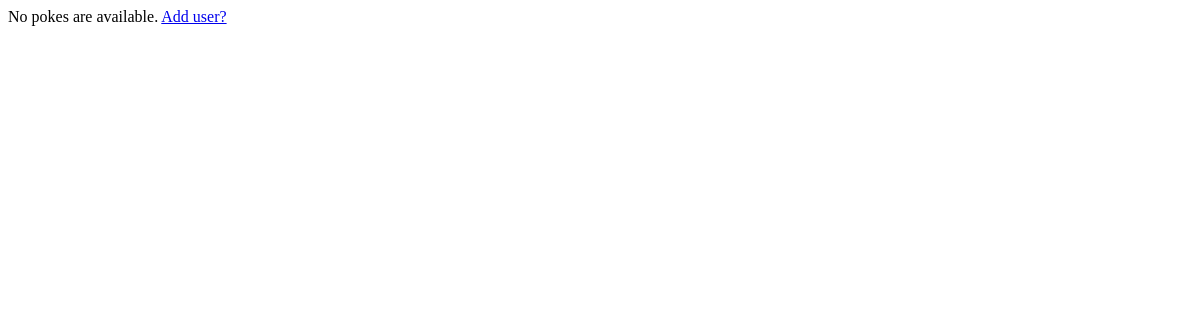
The page /pokes/ on the database as committed earlier.
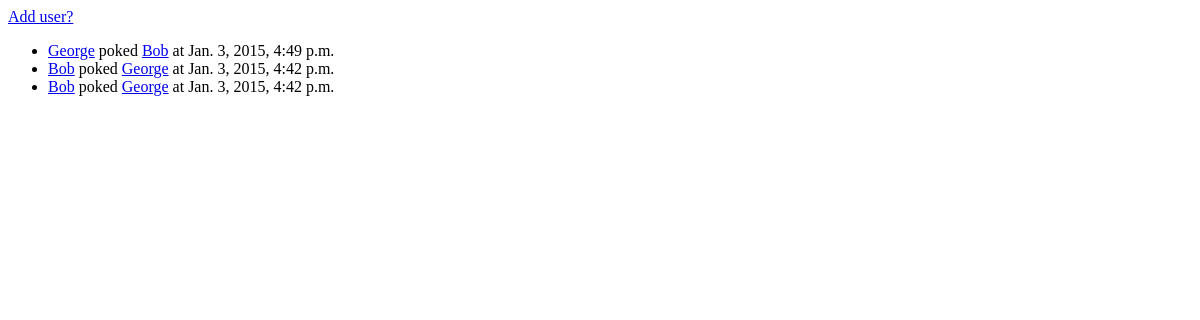
The same page on the database as committed later.
### pokes/models.py (models this page shows, shortened)
class Poke(models.Model):
  send_user = models.ForeignKey(User, related_name="poker")
  receive_user = models.ForeignKey(User, related_name="pokee")
  poke_date = models.DateTimeField('date poked')
  def was_poked_recently(self):
    now = timezone.now()
    return now - datetime.timedelta(days=1) <= self.poke_date <= now
  was_poked_recently.admin_order_field = 'poke_date'
  was_poked_recently.boolean = True
  was_poked_recently.short_description = 'Poked recently?'

class User(models.Model):
  username = models.CharField(max_length=200)

### pokes/views.py (the view)
class IndexView(generic.ListView):
  template_name = 'pokes/index.html'
  context_object_name = 'poke_list'
  def get_queryset(self):
    return Poke.objects.filter(
        poke_date__lte=timezone.now()
      ).order_by('-poke_date')

### pokes/templates/pokes/index.html
{% if poke_list %}
  <a href="{% url 'pokes:new_user'%}">Add user?</a>
    <ul>
    {% for poke in poke_list %}
        <li><a href="{% url 'pokes:detail' poke.send_user.id%}">{{ poke.send_user.username }}</a> poked <a href="{% url 'pokes:detail' poke.receive_user.id%}">{{ poke.receive_user.username }}</a> at {{ poke.poke_date }}</li>
    {% endfor %}
    </ul>
{% else %}
    <p>No pokes are available. <a href="{% url 'pokes:new_user'%}">Add user?</a></p>
{% endif %}

Rows that differ between the two databases and show on the page:
added Poke: send_user.username "George", receive_user.username "Bob", poke_date "Jan. 3, 2015, 4:49 p.m."
added Poke: send_user.username "Bob", receive_user.username "George", poke_date "Jan. 3, 2015, 4:42 p.m."
added Poke: send_user.username "Bob", receive_user.username "George", poke_date "Jan. 3, 2015, 4:42 p.m."
Other text that changed with them:
text no longer shown: "No pokes are available."
